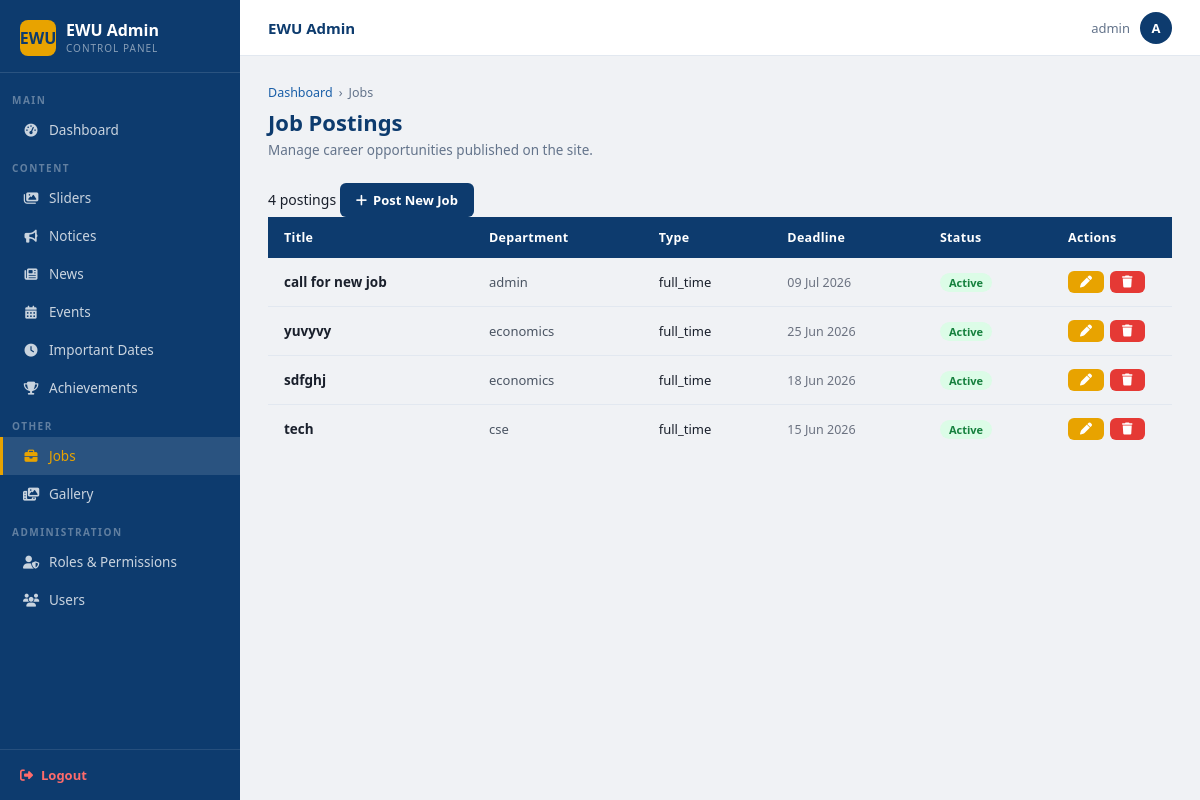
/dashboard/jobs/ (signed in), run on the app's committed database.
### main/models.py (models this page shows, shortened)
class Job(models.Model):
    TYPE_CHOICES = [
        ('full_time',  'Full Time'),
        ('part_time',  'Part Time'),
        ('contractual','Contractual'),
        ('adjunct',    'Adjunct'),
    ]
    DEPT_CHOICES = [
        ('cse',       'CSE'),
        ('eee',       'EEE'),
        ('bba',       'BBA'),
        ('pharmacy',  'Pharmacy'),
        ('economics', 'Economics'),
        ('english',   'English'),
        ('law',       'Law'),
        ('admin',     'Administration'),
        ('other',     'Other'),
    ]
    title           = models.CharField(max_length=200)
    department      = models.CharField(max_length=20, choices=DEPT_CHOICES, default='other')
    job_type        = models.CharField(max_length=20, choices=TYPE_CHOICES, default='full_time')
    description     = models.TextField(help_text='Full job description. Supports plain text.')
    requirements    = models.TextField(blank=True, help_text='One requirement per line.')
    how_to_apply    = models.TextField(blank=True, help_text='Application instructions.')
    deadline        = models.DateField(null=True, blank=True)
    posted_at       = models.DateTimeField(auto_now_add=True)
    is_active       = models.BooleanField(default=True)
    class Meta:
        ordering     = ['-posted_at']
        verbose_name = 'Job Opening'

### main/views.py (the view)
# urls.py: path('dashboard/jobs/',                         views.job_list_admin,     name='admin_job_list'),
@require_perm('main.view_job')
def job_list_admin(request):
    return render(request, 'admin/job_list.html', {'jobs': Job.objects.order_by('-id')})

### templates/admin/job_list.html (shortened to what this page needs)
{% extends 'admin/base_admin.html' %}
{% block nav_jobs %}active{% endblock %}
{% block content %}
<div class="page-head">
  <div class="breadcrumb">
    <a href="{% url 'dashboard' %}">Dashboard</a>
    <span>›</span><span>Jobs</span>
  </div>
  <h1>Job Postings</h1>
  <p>Manage career opportunities published on the site.</p>
</div>
<div class="search-row">
  <span class="count-badge">{{ jobs|length }} posting{{ jobs|length|pluralize }}</span>
  <a href="{% url 'admin_job_create' %}" class="btn btn-primary" style="margin-left:auto">
    <i class="fa-solid fa-plus"></i> Post New Job
  </a>
</div>
<table class="tbl">
  <thead>
    <tr>
      <th>Title</th>
      <th>Department</th>
      <th>Type</th>
      <th>Deadline</th>
      <th>Status</th>
      <th style="width:120px;">Actions</th>
    </tr>
  </thead>
  <tbody>
    {% for job in jobs %}
    <tr>
      <td><strong>{{ job.title }}</strong></td>
      <td style="font-size:13px;color:#4b5563;">{{ job.department }}</td>
      <td style="font-size:13px;">{{ job.job_type }}</td>
      <td style="font-size:12.5px;color:#6b7280;">{{ job.deadline|date:"d M Y"|default:"Open" }}</td>
      <td>
        {% if job.is_active %}
        <span style="font-size:11px;background:#dcfce7;color:#15803d;padding:2px 9px;border-radius:20px;font-weight:600;">Active</span>
        {% else %}
        <span style="font-size:11px;background:#f3f4f6;color:#6b7280;padding:2px 9px;border-radius:20px;font-weight:600;">Hidden</span>
        {% endif %}
      </td>
      <td>
        <div style="display:flex;gap:6px;align-items:center;">
          <a href="{% url 'admin_job_edit' job.pk %}"
             class="btn btn-sm btn-warning btn-icon" title="Edit">
            <i class="fa-solid fa-pen"></i>
          </a>
          <form method="post" action="{% url 'admin_job_delete' job.pk %}"
                style="display:inline;margin:0;"
                onsubmit="return confirm('Delete &quot;{{ job.title|escapejs }}&quot;? This cannot be undone.')">
            <button type="submit" class="btn btn-sm btn-danger btn-icon" title="Delete">
              <i class="fa-solid fa-trash"></i>
            </button>
          </form>
        </div>
      </td>
    </tr>
    {% endfor %}
  </tbody>
</table>
{% endblock %}

### templates/admin/base_admin.html (shortened to what this page needs)
{% load static %}
<!DOCTYPE html>
<html lang="en">
<head>
  <link rel="stylesheet" href="https://cdnjs.cloudflare.com/ajax/libs/font-awesome/6.5.0/css/all.min.css">
</head>
<body>
<div class="admin-wrapper">
  <aside class="sidebar">
    <div class="sidebar-brand">
      <div class="brand-icon">EWU</div>
      <div>
        <div class="brand-name">EWU Admin</div>
        <div class="brand-sub">Control Panel</div>
      </div>
    </div>
    <nav class="sidebar-nav">
      <div class="sidebar-section">Main</div>
      <a href="{% url 'dashboard' %}" class="sidebar-link {% block nav_dashboard %}{% endblock %}">
    <i class="fa-solid fa-gauge-high"></i> Dashboard
      </a>
      <div class="sidebar-section">Content</div>
      {% if perms.main.view_slider %}
      <a href="{% url 'admin_slider_list' %}" class="sidebar-link {% block nav_sliders %}{% endblock %}">
        <i class="fa-solid fa-images"></i> Sliders
      </a>
      {% endif %}
      {% if perms.main.view_notice %}
      <a href="{% url 'admin_notice_list' %}" class="sidebar-link {% block nav_notice %}{% endblock %}">
  <i class="fa-solid fa-bullhorn"></i> Notices
</a>
      {% endif %}
      {% if perms.main.view_news %}
      <a href="{% url 'admin_news_list' %}" class="sidebar-link {% block nav_news %}{% endblock %}">
        <i class="fa-solid fa-newspaper"></i> News
      </a>
      {% endif %}
      {% if perms.main.view_event %}
      <a href="{% url 'admin_event_list' %}" class="sidebar-link {% block nav_events %}{% endblock %}">
        <i class="fa-solid fa-calendar-days"></i> Events
      </a>
      {% endif %}
      {% if perms.main.view_importantdate %}
      <a href="{% url 'admin_date_list' %}" class="sidebar-link {% block nav_dates %}{% endblock %}">
        <i class="fa-solid fa-clock"></i> Important Dates
      </a>
      {% endif %}
      {% if perms.main.view_achievement %}
      <a href="{% url 'admin_achievement_list' %}" class="sidebar-link {% block nav_achievements %}{% endblock %}">
        <i class="fa-solid fa-trophy"></i> Achievements
      </a>
      {% endif %}
      {% if perms.main.view_job or perms.main.view_galleryphoto %}
      <div class="sidebar-section">Other</div>
      {% if perms.main.view_job %}
      <a href="{% url 'admin_job_list' %}" class="sidebar-link {% block nav_jobs %}{% endblock %}">
        <i class="fa-solid fa-briefcase"></i> Jobs
      </a>
      {% endif %}
      {% if perms.main.view_galleryphoto %}
      <a href="{% url 'admin_gallery_list' %}" class="sidebar-link {% block nav_gallery %}{% endblock %}">
        <i class="fa-solid fa-photo-film"></i> Gallery
      </a>
      {% endif %}
      {% endif %}
      {% if request.user.is_superuser %}
      <div class="sidebar-section">Administration</div>
      <a href="{% url 'role_list' %}" class="sidebar-link {% block nav_roles %}{% endblock %}">
        <i class="fa-solid fa-user-shield"></i> Roles &amp; Permissions
      </a>
      <a href="{% url 'rbac_user_list' %}" class="sidebar-link {% block nav_users %}{% endblock %}">
        <i class="fa-solid fa-users"></i> Users
      </a>
      {% endif %}
    </nav>
    <div class="sidebar-logout">
      <a href="{% url 'logout' %}">
        <i class="fa-solid fa-right-from-bracket"></i> Logout
      </a>
    </div>
  </aside>
  <div class="main-content">
    <div class="topbar">
      <span class="topbar-title">{% block topbar_title %}EWU Admin{% endblock %}</span>
      <div class="topbar-user">
        <span>{{ request.user.get_full_name|default:request.user.username }}</span>
        <div class="avatar">{{ request.user.username|first|upper }}</div>
      </div>
    </div>
    <div class="page-area">
      {% block content %}{% endblock %}
    </div>
  </div>
</div>
</body>
</html>

### templates/admin/base_admin.html (style rules this page uses)
:root { --navy: #0d3b6e; --navy-dark: #092d55; --navy-light: #1a5fa8; --amber: #e8a300; --amber-dark: #c98a00; --red: #e53935; --green: #2e7d32; --bg: #f0f2f5; --white: #ffffff; --border: #e2e8f0; --text: #1a202c; --muted: #64748b; --sidebar-w: 240px; }
*, *::before, *::after { box-sizing: border-box; margin: 0; padding: 0; }
body { font-family: 'Segoe UI', system-ui, -apple-system, sans-serif; background: var(--bg); color: var(--text); font-size: 14px; }
a { text-decoration: none; color: inherit; }
.admin-wrapper { display: flex; min-height: 100vh; }
.sidebar { width: var(--sidebar-w); background: var(--navy); flex-shrink: 0; display: flex; flex-direction: column; position: fixed; top: 0; left: 0; bottom: 0; overflow-y: auto; z-index: 100; }
.sidebar-brand { padding: 20px 20px 16px; border-bottom: 1px solid rgba(255,255,255,.12); display: flex; align-items: center; gap: 10px; }
.sidebar-brand .brand-icon { width: 36px; height: 36px; background: var(--amber); border-radius: 8px; display: flex; align-items: center; justify-content: center; color: var(--navy); font-size: 16px; font-weight: 800; flex-shrink: 0; }
.sidebar-brand .brand-name { font-size: 16px; font-weight: 700; color: #fff; line-height: 1.2; }
.sidebar-brand .brand-sub { font-size: 10px; color: rgba(255,255,255,.5); text-transform: uppercase; letter-spacing: 1px; }
.sidebar-section { padding: 12px 12px 4px; font-size: 10px; font-weight: 700; color: rgba(255,255,255,.35); text-transform: uppercase; letter-spacing: 1.5px; }
.sidebar-nav { flex: 1; padding: 8px 0; }
.sidebar-link { display: flex; align-items: center; gap: 10px; padding: 10px 20px; color: rgba(255,255,255,.78); font-size: 13.5px; font-weight: 500; transition: background .15s, color .15s; border-left: 3px solid transparent; }
.sidebar-link i { width: 16px; text-align: center; font-size: 13px; }
.sidebar-link.active { background: rgba(255,255,255,.12); color: var(--amber); border-left-color: var(--amber); }
.sidebar-logout { padding: 16px 20px; border-top: 1px solid rgba(255,255,255,.1); }
.sidebar-logout a { display: flex; align-items: center; gap: 8px; color: #ff6b6b; font-size: 13px; font-weight: 600; transition: color .2s; }
.main-content { margin-left: var(--sidebar-w); flex: 1; display: flex; flex-direction: column; min-height: 100vh; }
.topbar { background: var(--white); border-bottom: 1px solid var(--border); padding: 0 28px; height: 56px; display: flex; align-items: center; justify-content: space-between; position: sticky; top: 0; z-index: 50; }
.topbar-title { font-size: 15px; font-weight: 600; color: var(--navy); }
.topbar-user { display: flex; align-items: center; gap: 10px; font-size: 13px; color: var(--muted); }
.topbar-user .avatar { width: 32px; height: 32px; background: var(--navy); color: #fff; border-radius: 50%; display: flex; align-items: center; justify-content: center; font-size: 13px; font-weight: 700; }
.page-area { padding: 28px; flex: 1; }
.page-head { margin-bottom: 24px; }
.breadcrumb { display: flex; align-items: center; gap: 6px; font-size: 12.5px; color: var(--muted); margin-bottom: 6px; }
.breadcrumb a { color: var(--navy-light); }
.page-head h1 { font-size: 22px; font-weight: 700; color: var(--navy); margin-bottom: 4px; }
.page-head p { font-size: 13.5px; color: var(--muted); }
.btn { display: inline-flex; align-items: center; gap: 6px; padding: 8px 16px; border-radius: 6px; font-size: 13px; font-weight: 600; cursor: pointer; border: none; transition: background .15s, transform .1s; white-space: nowrap; }
.btn-primary { background: var(--navy); color: #fff; }
.btn-danger { background: var(--red); color: #fff; }
.btn-sm { padding: 5px 12px; font-size: 12px; }
.btn-warning { background: var(--amber); color: #fff; }
table.tbl { width: 100%; border-collapse: collapse; }
table.tbl thead th { background: var(--navy); color: #fff; padding: 12px 16px; text-align: left; font-size: 12.5px; font-weight: 600; letter-spacing: .3px; }
table.tbl thead th:first-child { border-radius: 0; }
table.tbl tbody td { padding: 13px 16px; border-bottom: 1px solid var(--border); font-size: 13.5px; }
table.tbl tbody tr:last-child td { border-bottom: none; }

### data on the page
Job: title "call for new job", department "admin", job_type "full_time", deadline "09 Jul 2026", is_active "Active"
Job: title "yuvyvy", department "economics", job_type "full_time", deadline "25 Jun 2026", is_active "Active"
Job: title "sdfghj", department "economics", job_type "full_time", deadline "18 Jun 2026", is_active "Active"
Job: title "tech", department "cse", job_type "full_time", deadline "15 Jun 2026", is_active "Active"

### other printed values
{{ request.user.get_full_name|default:request.user.username }} "admin"
{{ request.user.username|first|upper }} "A"
{{ jobs|length }} "4"
